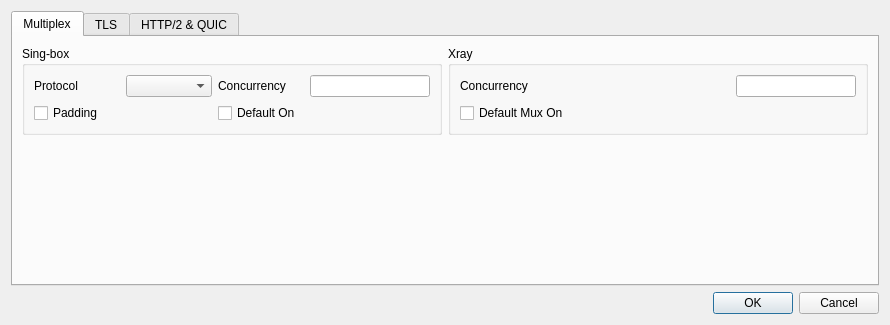
<?xml version="1.0" encoding="UTF-8"?>
<ui version="4.0">
 <class>DialogPresetSettings</class>
 <widget class="QDialog" name="DialogPresetSettings">
  <property name="geometry">
   <rect>
    <x>0</x>
    <y>0</y>
    <width>890</width>
    <height>310</height>
   </rect>
  </property>
  <property name="windowTitle">
   <string>Preset Settings</string>
  </property>
  <layout class="QVBoxLayout" name="verticalLayout">
   <item>
    <widget class="QTabWidget" name="tabWidget">
     <property name="tabShape">
      <enum>QTabWidget::TabShape::Rounded</enum>
     </property>
     <property name="currentIndex">
      <number>0</number>
     </property>
     <widget class="QWidget" name="tab_mux">
      <attribute name="title">
       <string>Multiplex</string>
      </attribute>
      <layout class="QVBoxLayout" name="verticalLayout_mux">
       <item>
        <layout class="QHBoxLayout" name="horizontalLayout_mux">
         <item>
          <widget class="QGroupBox" name="mux_singbox_box">
           <property name="title">
            <string notr="true">Sing-box</string>
           </property>
           <layout class="QGridLayout" name="gridLayout_mux_singbox">
            <item row="0" column="0">
             <widget class="QLabel" name="mux_protocol_l">
              <property name="text">
               <string>Protocol</string>
              </property>
             </widget>
            </item>
            <item row="0" column="1">
             <widget class="QComboBox" name="mux_protocol"/>
            </item>
            <item row="0" column="2">
             <widget class="QLabel" name="mux_concurrency_l">
              <property name="text">
               <string>Concurrency</string>
              </property>
             </widget>
            </item>
            <item row="0" column="3">
             <widget class="QLineEdit" name="mux_concurrency">
              <property name="maximumSize">
               <size>
                <width>120</width>
                <height>16777215</height>
               </size>
              </property>
             </widget>
            </item>
            <item row="1" column="0" colspan="2">
             <widget class="QCheckBox" name="mux_padding">
              <property name="text">
               <string notr="true">Padding</string>
              </property>
             </widget>
            </item>
            <item row="1" column="2" colspan="2">
             <widget class="QCheckBox" name="mux_default_on">
              <property name="text">
               <string>Default On</string>
              </property>
             </widget>
            </item>
           </layout>
          </widget>
         </item>
         <item>
          <widget class="QGroupBox" name="mux_xray_box">
           <property name="title">
            <string notr="true">Xray</string>
           </property>
           <layout class="QGridLayout" name="gridLayout_mux_xray">
            <item row="0" column="0">
             <widget class="QLabel" name="xray_mux_concurrency_l">
              <property name="text">
               <string>Concurrency</string>
              </property>
             </widget>
            </item>
            <item row="0" column="1">
             <widget class="QLineEdit" name="xray_mux_concurrency">
              <property name="maximumSize">
               <size>
                <width>120</width>
                <height>16777215</height>
               </size>
              </property>
             </widget>
            </item>
            <item row="1" column="0" colspan="2">
             <widget class="QCheckBox" name="xray_default_mux">
              <property name="text">
               <string>Default Mux On</string>
              </property>
             </widget>
            </item>
           </layout>
          </widget>
         </item>
        </layout>
       </item>
       <item>
        <spacer name="verticalSpacer_mux">
         <property name="orientation">
          <enum>Qt::Orientation::Vertical</enum>
         </property>
         <property name="sizeHint" stdset="0">
          <size>
           <width>20</width>
           <height>0</height>
          </size>
         </property>
        </spacer>
       </item>
      </layout>
     </widget>
     <widget class="QWidget" name="tab_tls">
      <attribute name="title">
       <string notr="true">TLS</string>
      </attribute>
      <layout class="QVBoxLayout" name="verticalLayout_tls">
       <item>
        <widget class="QGroupBox" name="tls_fragment_box">
         <property name="title">
          <string>TLS Fragment</string>
         </property>
         <layout class="QGridLayout" name="gridLayout_tls_fragment">
          <item row="0" column="0">
           <widget class="QLabel" name="fragment_implementation_l">
            <property name="text">
             <string>Implementation</string>
            </property>
           </widget>
          </item>
          <item row="0" column="1">
           <widget class="QComboBox" name="fragment_implementation">
            <property name="toolTip">
             <string>&lt;html&gt;&lt;head/&gt;&lt;body&gt;&lt;p&gt;Which TLS fragmentation implementation profiles use: built-in (sing-box tls.fragment) or custom (Hiddify dialer-level ClientHello fragmentation).&lt;/p&gt;&lt;/body&gt;&lt;/html&gt;</string>
            </property>
           </widget>
          </item>
          <item row="0" column="2">
           <widget class="QLabel" name="fragment_size_l">
            <property name="text">
             <string>Size</string>
            </property>
           </widget>
          </item>
          <item row="0" column="3">
           <widget class="QLineEdit" name="fragment_size">
            <property name="maximumSize">
             <size>
              <width>80</width>
              <height>16777215</height>
             </size>
            </property>
            <property name="toolTip">
             <string>&lt;html&gt;&lt;head/&gt;&lt;body&gt;&lt;p&gt;Custom implementation only: bytes per ClientHello fragment, as a range min-max (e.g. 10-100).&lt;/p&gt;&lt;/body&gt;&lt;/html&gt;</string>
            </property>
           </widget>
          </item>
          <item row="0" column="4">
           <widget class="QLabel" name="fragment_sleep_l">
            <property name="text">
             <string>Sleep</string>
            </property>
           </widget>
          </item>
          <item row="0" column="5">
           <widget class="QLineEdit" name="fragment_sleep">
            <property name="maximumSize">
             <size>
              <width>80</width>
              <height>16777215</height>
             </size>
            </property>
            <property name="toolTip">
             <string>&lt;html&gt;&lt;head/&gt;&lt;body&gt;&lt;p&gt;Custom implementation only: milliseconds to sleep between fragment bursts, as a range min-max (e.g. 2-5).&lt;/p&gt;&lt;/body&gt;&lt;/html&gt;</string>
            </property>
           </widget>
          </item>
          <item row="1" column="0" colspan="6">
           <widget class="QCheckBox" name="fragment_default_on">
            <property name="toolTip">
             <string>&lt;html&gt;&lt;head/&gt;&lt;body&gt;&lt;p&gt;Fragment profiles whose Fragment setting is left on &amp;quot;Keep Default&amp;quot;.&lt;/p&gt;&lt;/body&gt;&lt;/html&gt;</string>
            </property>
            <property name="text">
             <string>Default On</string>
            </property>
           </widget>
          </item>
         </layout>
        </widget>
       </item>
       <item>
        <layout class="QHBoxLayout" name="horizontalLayout_tls">
         <item>
          <widget class="QGroupBox" name="tls_tricks_box">
           <property name="title">
            <string>TLS Tricks</string>
           </property>
           <layout class="QVBoxLayout" name="verticalLayout_tls_tricks">
            <item>
             <widget class="QCheckBox" name="tls_tricks_default_on">
              <property name="toolTip">
               <string>&lt;html&gt;&lt;head/&gt;&lt;body&gt;&lt;p&gt;Enable mixed-case SNI for profiles whose TLS Tricks setting is left on &amp;quot;Keep Default&amp;quot;.&lt;/p&gt;&lt;/body&gt;&lt;/html&gt;</string>
              </property>
              <property name="text">
               <string>Default On</string>
              </property>
             </widget>
            </item>
           </layout>
          </widget>
         </item>
         <item>
          <widget class="QGroupBox" name="utls_box">
           <property name="title">
            <string notr="true">uTLS</string>
           </property>
           <layout class="QHBoxLayout" name="horizontalLayout_utls">
            <item>
             <widget class="QLabel" name="utlsFingerprint_l">
              <property name="text">
               <string>Default Fingerprint</string>
              </property>
             </widget>
            </item>
            <item>
             <widget class="QComboBox" name="utlsFingerprint">
              <property name="editable">
               <bool>true</bool>
              </property>
             </widget>
            </item>
           </layout>
          </widget>
         </item>
        </layout>
       </item>
       <item>
        <widget class="QGroupBox" name="tls_spoof_box">
         <property name="title">
          <string>TLS Spoof</string>
         </property>
         <layout class="QHBoxLayout" name="horizontalLayout_tls_spoof">
          <item>
           <widget class="QLabel" name="tls_spoof_l">
            <property name="toolTip">
             <string>&lt;html&gt;&lt;head/&gt;&lt;body&gt;&lt;p&gt;Inject a forged TLS ClientHello carrying this SNI before the real one, to pass SNI filtering that allows specific hostnames. Profiles that set their own Spoof SNI override this one.&lt;/p&gt;&lt;p&gt;Client only. Requires elevated privileges (root on macOS, CAP_NET_RAW and CAP_NET_ADMIN on Linux, Administrator on Windows for the WinDivert driver). Not supported on Windows ARM64. &amp;quot;wrong-timestamp&amp;quot; is not supported on macOS.&lt;/p&gt;&lt;/body&gt;&lt;/html&gt;</string>
            </property>
            <property name="text">
             <string>Spoof SNI</string>
            </property>
           </widget>
          </item>
          <item>
           <widget class="QLineEdit" name="tls_spoof">
            <property name="maximumSize">
             <size>
              <width>160</width>
              <height>16777215</height>
             </size>
            </property>
            <property name="placeholderText">
             <string>Allowed SNI to forge</string>
            </property>
           </widget>
          </item>
          <item>
           <widget class="QLabel" name="tls_spoof_method_l">
            <property name="text">
             <string>Method</string>
            </property>
           </widget>
          </item>
          <item>
           <widget class="QComboBox" name="tls_spoof_method">
            <property name="toolTip">
             <string>&lt;html&gt;&lt;head/&gt;&lt;body&gt;&lt;p&gt;How the forged ClientHello is made invalid for the server, so only the filter acts on it. Empty keeps the core's default.&lt;/p&gt;&lt;/body&gt;&lt;/html&gt;</string>
            </property>
           </widget>
          </item>
          <item>
           <widget class="QCheckBox" name="tls_spoof_default_on">
            <property name="toolTip">
             <string>&lt;html&gt;&lt;head/&gt;&lt;body&gt;&lt;p&gt;Spoof profiles whose TLS Spoof setting is left on &amp;quot;Keep Default&amp;quot;.&lt;/p&gt;&lt;/body&gt;&lt;/html&gt;</string>
            </property>
            <property name="text">
             <string>Default On</string>
            </property>
           </widget>
          </item>
          <item>
           <spacer name="horizontalSpacer_tls_spoof">
            <property name="orientation">
             <enum>Qt::Orientation::Horizontal</enum>
            </property>
            <property name="sizeHint" stdset="0">
             <size>
              <width>0</width>
              <height>20</height>
             </size>
            </property>
           </spacer>
          </item>
         </layout>
        </widget>
       </item>
       <item>
        <spacer name="verticalSpacer_tls">
         <property name="orientation">
          <enum>Qt::Orientation::Vertical</enum>
         </property>
         <property name="sizeHint" stdset="0">
          <size>
           <width>20</width>
           <height>0</height>
          </size>
         </property>
        </spacer>
       </item>
      </layout>
     </widget>
     <widget class="QWidget" name="tab_h2_quic">
      <attribute name="title">
       <string>HTTP/2 &amp;&amp; QUIC</string>
      </attribute>
      <layout class="QVBoxLayout" name="verticalLayout_h2_quic">
       <item>
        <widget class="QLabel" name="h2_note">
         <property name="text">
          <string>HTTP/2 parameters also apply to Hysteria, Hysteria2 and TUIC. Empty keeps the core's default.</string>
         </property>
         <property name="wordWrap">
          <bool>true</bool>
         </property>
        </widget>
       </item>
       <item>
        <widget class="QGroupBox" name="h2_box">
         <property name="title">
          <string>HTTP/2 Parameters</string>
         </property>
         <layout class="QGridLayout" name="gridLayout_h2">
          <item row="0" column="0">
           <widget class="QLabel" name="h2_idle_timeout_l">
            <property name="text">
             <string>Idle Timeout</string>
            </property>
           </widget>
          </item>
          <item row="0" column="1">
           <widget class="QLineEdit" name="h2_idle_timeout">
            <property name="maximumSize">
             <size>
              <width>120</width>
              <height>16777215</height>
             </size>
            </property>
            <property name="placeholderText">
             <string notr="true">30s</string>
            </property>
           </widget>
          </item>
          <item row="0" column="2">
           <widget class="QLabel" name="h2_keep_alive_period_l">
            <property name="text">
             <string>Keep Alive Period</string>
            </property>
           </widget>
          </item>
          <item row="0" column="3">
           <widget class="QLineEdit" name="h2_keep_alive_period">
            <property name="maximumSize">
             <size>
              <width>120</width>
              <height>16777215</height>
             </size>
            </property>
            <property name="placeholderText">
             <string notr="true">15s</string>
            </property>
           </widget>
          </item>
          <item row="1" column="0">
           <widget class="QLabel" name="h2_stream_receive_window_l">
            <property name="text">
             <string>Stream Receive Window</string>
            </property>
           </widget>
          </item>
          <item row="1" column="1">
           <widget class="QLineEdit" name="h2_stream_receive_window">
            <property name="maximumSize">
             <size>
              <width>120</width>
              <height>16777215</height>
             </size>
            </property>
            <property name="placeholderText">
             <string notr="true">8 MB</string>
            </property>
           </widget>
          </item>
          <item row="1" column="2">
           <widget class="QLabel" name="h2_connection_receive_window_l">
            <property name="text">
             <string>Connection Receive Window</string>
            </property>
           </widget>
          </item>
          <item row="1" column="3">
           <widget class="QLineEdit" name="h2_connection_receive_window">
            <property name="maximumSize">
             <size>
              <width>120</width>
              <height>16777215</height>
             </size>
            </property>
            <property name="placeholderText">
             <string notr="true">64 MB</string>
            </property>
           </widget>
          </item>
          <item row="2" column="0">
           <widget class="QLabel" name="h2_max_concurrent_streams_l">
            <property name="text">
             <string>Max Concurrent Streams</string>
            </property>
           </widget>
          </item>
          <item row="2" column="1">
           <widget class="QLineEdit" name="h2_max_concurrent_streams">
            <property name="maximumSize">
             <size>
              <width>120</width>
              <height>16777215</height>
             </size>
            </property>
           </widget>
          </item>
         </layout>
        </widget>
       </item>
       <item>
        <widget class="QGroupBox" name="quic_box">
         <property name="title">
          <string>QUIC Parameters</string>
         </property>
         <layout class="QGridLayout" name="gridLayout_quic">
          <item row="0" column="0">
           <widget class="QLabel" name="quic_initial_packet_size_l">
            <property name="text">
             <string>Initial Packet Size</string>
            </property>
           </widget>
          </item>
          <item row="0" column="1">
           <widget class="QLineEdit" name="quic_initial_packet_size">
            <property name="maximumSize">
             <size>
              <width>120</width>
              <height>16777215</height>
             </size>
            </property>
           </widget>
          </item>
          <item row="0" column="2">
           <widget class="QCheckBox" name="quic_disable_path_mtu_discovery">
            <property name="text">
             <string>Disable Path MTU Discovery</string>
            </property>
           </widget>
          </item>
         </layout>
        </widget>
       </item>
       <item>
        <spacer name="verticalSpacer_h2_quic">
         <property name="orientation">
          <enum>Qt::Orientation::Vertical</enum>
         </property>
         <property name="sizeHint" stdset="0">
          <size>
           <width>20</width>
           <height>0</height>
          </size>
         </property>
        </spacer>
       </item>
      </layout>
     </widget>
    </widget>
   </item>
   <item>
    <widget class="QDialogButtonBox" name="buttonBox">
     <property name="orientation">
      <enum>Qt::Orientation::Horizontal</enum>
     </property>
     <property name="standardButtons">
      <set>QDialogButtonBox::StandardButton::Cancel|QDialogButtonBox::StandardButton::Ok</set>
     </property>
    </widget>
   </item>
  </layout>
 </widget>
 <resources/>
 <connections>
  <connection>
   <sender>buttonBox</sender>
   <signal>accepted()</signal>
   <receiver>DialogPresetSettings</receiver>
   <slot>accept()</slot>
   <hints>
    <hint type="sourcelabel">
     <x>248</x>
     <y>254</y>
    </hint>
    <hint type="destinationlabel">
     <x>157</x>
     <y>274</y>
    </hint>
   </hints>
  </connection>
  <connection>
   <sender>buttonBox</sender>
   <signal>rejected()</signal>
   <receiver>DialogPresetSettings</receiver>
   <slot>reject()</slot>
   <hints>
    <hint type="sourcelabel">
     <x>316</x>
     <y>260</y>
    </hint>
    <hint type="destinationlabel">
     <x>286</x>
     <y>274</y>
    </hint>
   </hints>
  </connection>
 </connections>
</ui>
